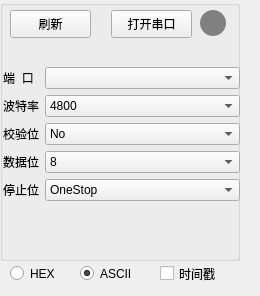
     <widget class="QWidget" name="tab_9">
      <attribute name="title">
       <string>温度串口</string>
      </attribute>
      <widget class="QGroupBox" name="groupBox">
       <property name="geometry">
        <rect>
         <x>0</x>
         <y>0</y>
         <width>240</width>
         <height>261</height>
        </rect>
       </property>
       <property name="sizePolicy">
        <sizepolicy hsizetype="Maximum" vsizetype="Maximum">
         <horstretch>0</horstretch>
         <verstretch>0</verstretch>
        </sizepolicy>
       </property>
       <property name="minimumSize">
        <size>
         <width>240</width>
         <height>261</height>
        </size>
       </property>
       <property name="title">
        <string/>
       </property>
       <widget class="QLabel" name="label_status">
        <property name="geometry">
         <rect>
          <x>200</x>
          <y>10</y>
          <width>26</width>
          <height>26</height>
         </rect>
        </property>
        <property name="styleSheet">
         <string notr="true">#label_status{
	border-radius: 13px;
	background-color:gray ;
}
#label_status[isOn=&quot;true&quot;]{
background-color: green;
}</string>
        </property>
        <property name="text">
         <string/>
        </property>
        <property name="isOn" stdset="0">
         <bool>false</bool>
        </property>
       </widget>
       <widget class="QPushButton" name="pushButton_connect">
        <property name="geometry">
         <rect>
          <x>111</x>
          <y>10</y>
          <width>81</width>
          <height>28</height>
         </rect>
        </property>
        <property name="text">
         <string>打开串口</string>
        </property>
       </widget>
       <widget class="QPushButton" name="pushButton_flush">
        <property name="geometry">
         <rect>
          <x>10</x>
          <y>10</y>
          <width>81</width>
          <height>28</height>
         </rect>
        </property>
        <property name="text">
         <string>刷新</string>
        </property>
       </widget>
       <widget class="QWidget" name="layoutWidget">
        <property name="geometry">
         <rect>
          <x>3</x>
          <y>67</y>
          <width>237</width>
          <height>175</height>
         </rect>
        </property>
        <layout class="QFormLayout" name="formLayout">
         <item row="0" column="0">
          <widget class="QLabel" name="label_port">
           <property name="text">
            <string>端  口</string>
           </property>
           <property name="alignment">
            <set>Qt::AlignCenter</set>
           </property>
          </widget>
         </item>
         <item row="0" column="1">
          <widget class="QComboBox" name="comboBox_port"/>
         </item>
         <item row="1" column="0">
          <widget class="QLabel" name="label_baud">
           <property name="text">
            <string>波特率</string>
           </property>
           <property name="alignment">
            <set>Qt::AlignCenter</set>
           </property>
          </widget>
         </item>
         <item row="1" column="1">
          <widget class="QComboBox" name="comboBox_baud">
           <property name="currentText">
            <string>4800</string>
           </property>
           <property name="currentIndex">
            <number>2</number>
           </property>
           <item>
            <property name="text">
             <string>1200</string>
            </property>
           </item>
           <item>
            <property name="text">
             <string>2400</string>
            </property>
           </item>
           <item>
            <property name="text">
             <string>4800</string>
            </property>
           </item>
           <item>
            <property name="text">
             <string>9600</string>
            </property>
           </item>
           <item>
            <property name="text">
             <string>12400</string>
            </property>
           </item>
           <item>
            <property name="text">
             <string>19200</string>
            </property>
           </item>
           <item>
            <property name="text">
             <string>38400</string>
            </property>
           </item>
           <item>
            <property name="text">
             <string>57600</string>
            </property>
           </item>
          </widget>
         </item>
         <item row="2" column="0">
          <widget class="QLabel" name="label_parity">
           <property name="text">
            <string>校验位</string>
           </property>
           <property name="alignment">
            <set>Qt::AlignCenter</set>
           </property>
          </widget>
         </item>
         <item row="2" column="1">
          <widget class="QComboBox" name="comboBox_parity">
           <item>
            <property name="text">
             <string>No</string>
            </property>
           </item>
           <item>
            <property name="text">
             <string>Even</string>
            </property>
           </item>
           <item>
            <property name="text">
             <string>Odd</string>
            </property>
           </item>
           <item>
            <property name="text">
             <string>Space</string>
            </property>
           </item>
           <item>
            <property name="text">
             <string>Mark</string>
            </property>
           </item>
           <item>
            <property name="text">
             <string>Unknown</string>
            </property>
           </item>
          </widget>
         </item>
         <item row="3" column="0">
          <widget class="QLabel" name="label_data">
           <property name="text">
            <string>数据位</string>
           </property>
           <property name="alignment">
            <set>Qt::AlignCenter</set>
           </property>
          </widget>
         </item>
         <item row="3" column="1">
          <widget class="QComboBox" name="comboBox_data">
           <property name="currentIndex">
            <number>3</number>
           </property>
           <item>
            <property name="text">
             <string>5</string>
            </property>
           </item>
           <item>
            <property name="text">
             <string>6</string>
            </property>
           </item>
           <item>
            <property name="text">
             <string>7</string>
            </property>
           </item>
           <item>
            <property name="text">
             <string>8</string>
            </property>
           </item>
          </widget>
         </item>
         <item row="4" column="0">
          <widget class="QLabel" name="label_stop">
           <property name="text">
            <string>停止位</string>
           </property>
           <property name="alignment">
            <set>Qt::AlignCenter</set>
           </property>
          </widget>
         </item>
         <item row="4" column="1">
          <widget class="QComboBox" name="comboBox_stop">
           <item>
            <property name="text">
             <string>OneStop</string>
            </property>
           </item>
           <item>
            <property name="text">
             <string>OneAndHalfStop</string>
            </property>
           </item>
           <item>
            <property name="text">
             <string>TwoStop</string>
            </property>
           </item>
           <item>
            <property name="text">
             <string>UnKnownStopBits</string>
            </property>
           </item>
          </widget>
         </item>
        </layout>
       </widget>
      </widget>
      <widget class="QRadioButton" name="radioButton_hexview">
       <property name="geometry">
        <rect>
         <x>10</x>
         <y>260</y>
         <width>103</width>
         <height>27</height>
        </rect>
       </property>
       <property name="text">
        <string>HEX</string>
       </property>
      </widget>
      <widget class="QRadioButton" name="radioButton_asciiview">
       <property name="enabled">
        <bool>true</bool>
       </property>
       <property name="geometry">
        <rect>
         <x>80</x>
         <y>260</y>
         <width>161</width>
         <height>27</height>
        </rect>
       </property>
       <property name="text">
        <string>ASCII</string>
       </property>
       <property name="checked">
        <bool>true</bool>
       </property>
      </widget>
      <widget class="QCheckBox" name="checkBox_show_current_time">
       <property name="geometry">
        <rect>
         <x>160</x>
         <y>260</y>
         <width>91</width>
         <height>27</height>
        </rect>
       </property>
       <property name="text">
        <string>时间戳</string>
       </property>
      </widget>
     </widget>
